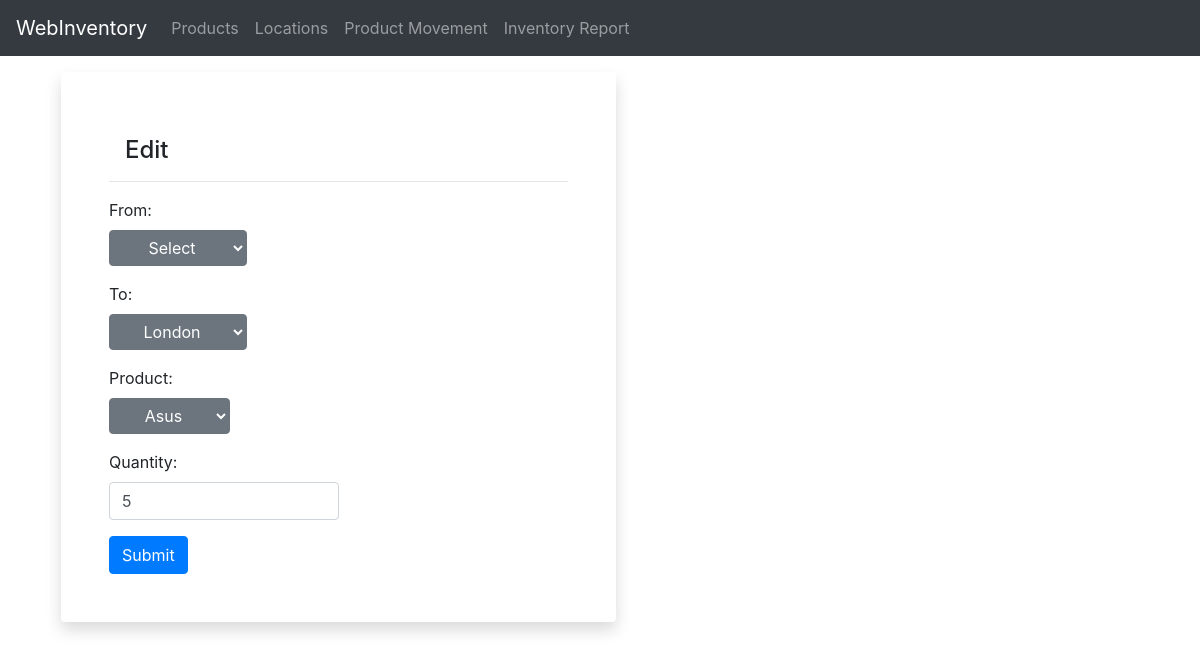
The page /product-movement/edit/8 on the database as committed earlier.
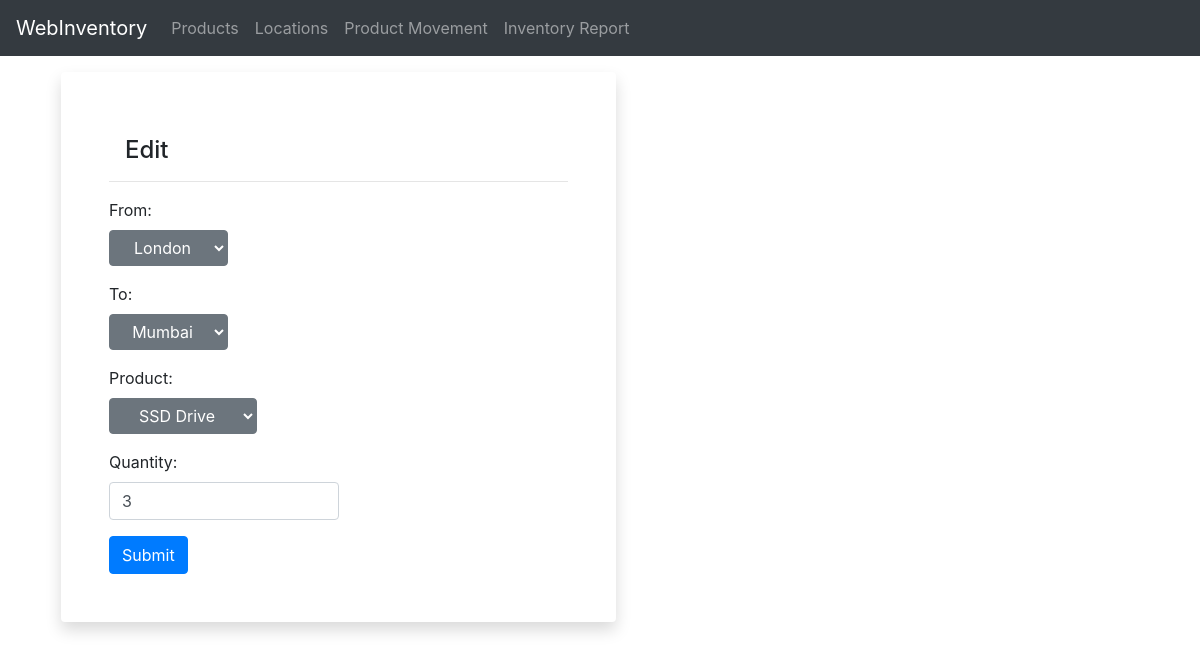
The same page on the database as committed later.
### app.py (models this page shows, shortened)
class ProductMovement(db.Model):
    __tablename__ = "ProdutMovement"
    movement_id = db.Column(db.Integer, primary_key=True)
    timestamp = db.Column(db.DateTime, nullable=False, default =datetime.utcnow )
    from_location = db.Column(db.Integer, db.ForeignKey('Location.location_id'))
    to_location = db.Column(db.Integer,db.ForeignKey('Location.location_id'))
    product_id = db.Column(db.Integer,db.ForeignKey('Product.product_id'))
    from_location_ref = db.relationship("Location",foreign_keys=[from_location])
    to_location_ref = db.relationship("Location",foreign_keys=[to_location])
    product_ref = db.relationship("Product", foreign_keys=[product_id])
    qty = db.Column(db.Integer, nullable=False)

class Location(db.Model):
    __tablename__ = "Location"
    location_id = db.Column(db.Integer, primary_key=True)
    location_name = db.Column(db.String(100), nullable=False)

class Product(db.Model):
    __tablename__ = "Product"
    product_id = db.Column(db.Integer, primary_key=True)
    product_name = db.Column(db.String(100), nullable=False)

### app.py (the view)
@app.route('/product-movement/edit/<int:id>', methods=["GET","POST"])
def edit_product_movement(id):
    movement = ProductMovement.query.get_or_404(id)
    if request.method == "POST":
        movement.from_location = request.form['from_location']
        movement.to_location = request.form["to_location"]
        movement.product_id = request.form["product_id"]
        movement.qty = request.form["qty"]
        db.session.commit()
        return redirect("/product-movement")
    else:
        return render_template('modify_product_movement.html', movement=movement, locations=Location.query.all(), products = Product.query.all())

### templates/modify_product_movement.html (shortened to what this page needs)
{% extends 'base.html' %} {% block head %} {% endblock %} {% block body %}
<div class="shadow p-5 m-3 bg-white rounded w-50 ">
	<h4 class="m-3">{% if movement %} Edit {% else %} Add {% endif %}</h4>
	<hr>
	<form {% if movement %} action="/product-movement/edit/{{movement.movement_id}}" {% else %} action="/product-movement/add" {% endif %} method="POST">
		<div class="form-group">
				<label for="from_location">From:</label>
				<div class="dropdown">
					<select class="btn btn-secondary dropdown-toggle" id="from_location" name="from_location">
						<option value="N/A">Select</option>
						{% for location in locations %}
						<option class="dropdown-item" value="{{location.location_id}}" {% if (movement) and (movement.from_location == location.location_id )%} selected="selected" {% endif %}>
							{{location.location_name}}
						</option>
						{% endfor %}
					</select>
				</div>
			</div>
			<div class="form-group ">
				<label for="to_location">To:</label>
				<div class="dropdown">
					<select class="btn btn-secondary dropdown-toggle" name="to_location" id="to_location">
						{% for location in locations %}
						<option class="dropdown-item" value="{{location.location_id}}" {% if (movement) and (movement.to_location == location.location_id) %} selected="selected" {% endif %}>
							{{location.location_name}}
						</option>
						{% endfor %}
					</select>
				</div>
			</div>
			<div class="form-group">
				<label for="product_id">Product:</label>
				<div class="dropdown">
					<select required class="btn btn-secondary dropdown-toggle" name="product_id" id="product_id" >
						{% for product in products %}
						<option class="dropdown-item" value="{{product.product_id}}" {% if (movement) and (movement.product_id == product.product_id) %} selected="selected" {% endif %}>
							{{product.product_name}}
						</option>
						{% endfor %}
					</select>
				</div>
			</div>
			<div class="form-group w-50">
				<label for="qty">Quantity:</label>
				<input class="form-control" type="text" name="qty" id="qty" placeholder="Enter Quantity" aria-label="Enter Quantity" {% if movement %} value="{{movement.qty}}" {% endif %} required />
			</div>
		<input class="btn btn-primary" type="submit" value="Submit" />
	</form>
</div>
{% endblock %}

Rows that differ between the two databases and show on the page:
changed ProductMovement "London": from_location (not shown) → "London"; to_location "London" → "Mumbai"; product_id "Asus" → "SSD Drive"; qty "5" → "3"
Other text that changed with them:
form field from_location: "Select" → (not shown)
